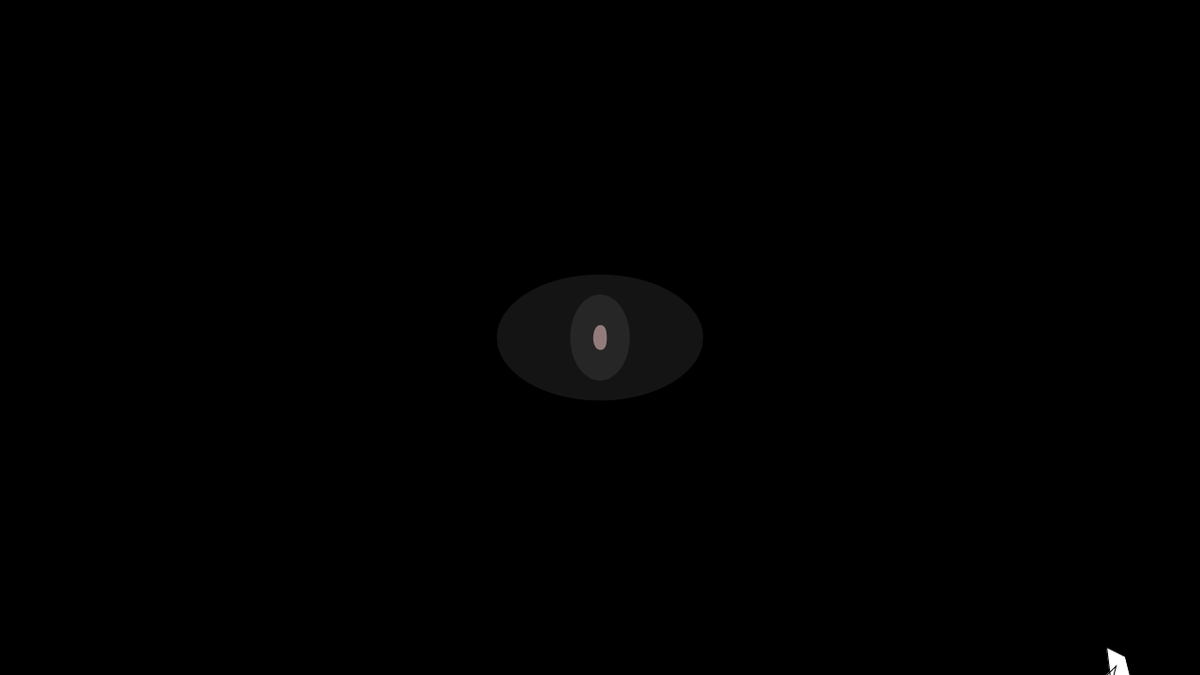
Frame 1 (no input)
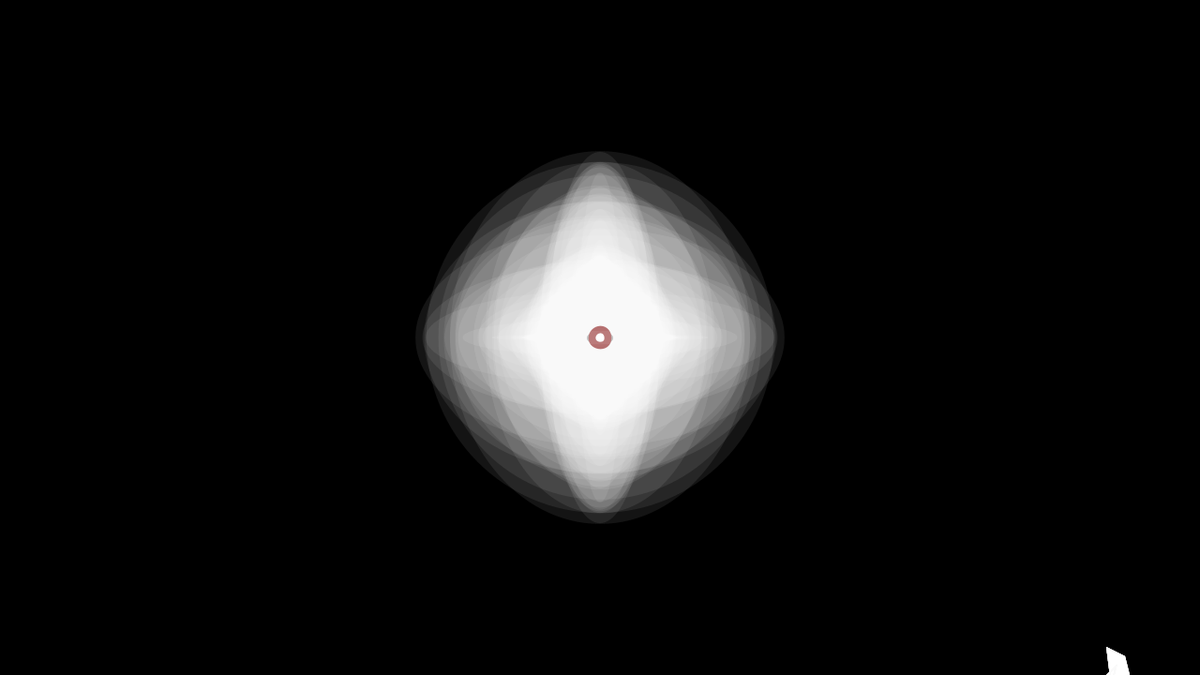
Frame 60 (the mouse pressed at the canvas centre just before this capture)
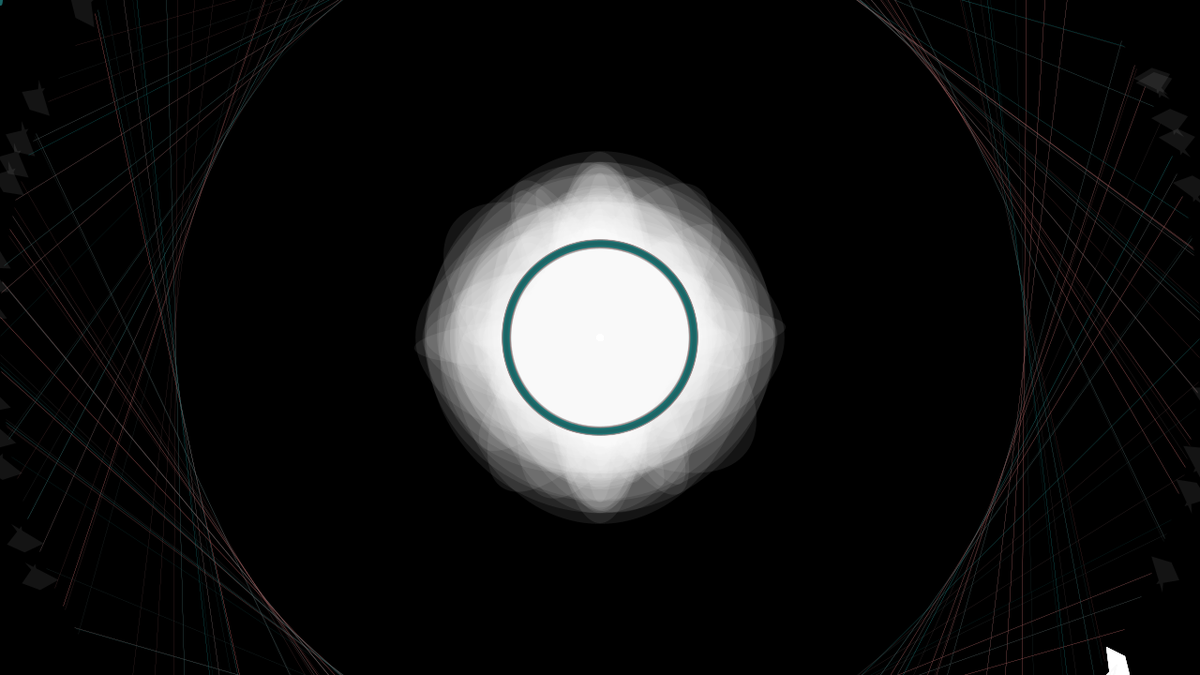
Frame 120 (the mouse held since frame 60 and released just before this capture)

The Processing sketch that drew these frames (run headless with seeded random() and noise(); from frame 60 on, the mouse is pressed at the canvas centre):

// Processing sketch: sketch_161012a
// ── sketch_161012a.pde
float q = 400;

void setup(){
  size(1280,720);
  smooth();
  background(#000000);
  textSize(300);
  textAlign(CENTER);
}

void draw(){
  
  translate(640,360);
  float x = random(mouseX,mouseX);
  
  rotate(random(mouseX));
  beginShape();
  vertex(540,360);
  vertex(550,350);
  vertex(545,370);
  vertex(540,330);
  vertex(560,340);
  vertex(565,360);
  endShape();
  
  rotate(0);
  println(x);
  stroke(random(200),100,100);
  strokeWeight(random(0.1));
  line(0,-x,-x,0);
  line(-x,0,0,-x);
  line(0,x,x,0);
  line(-x,0,0,-x);
  
  noFill();
  strokeWeight(random(10));
  ellipse(0,0,(mouseX*400)/1280,(mouseY*400)/720);
  
  fill(#FFFFFF);
  ellipse(mouseX,mouseY,random(20),random(20));
  noStroke();
  
  fill(#FFFFFF,20);
  ellipse(0,0,random(200.0),random(200.0));
  ellipse(0,0,random(q),random(q));
 
}
